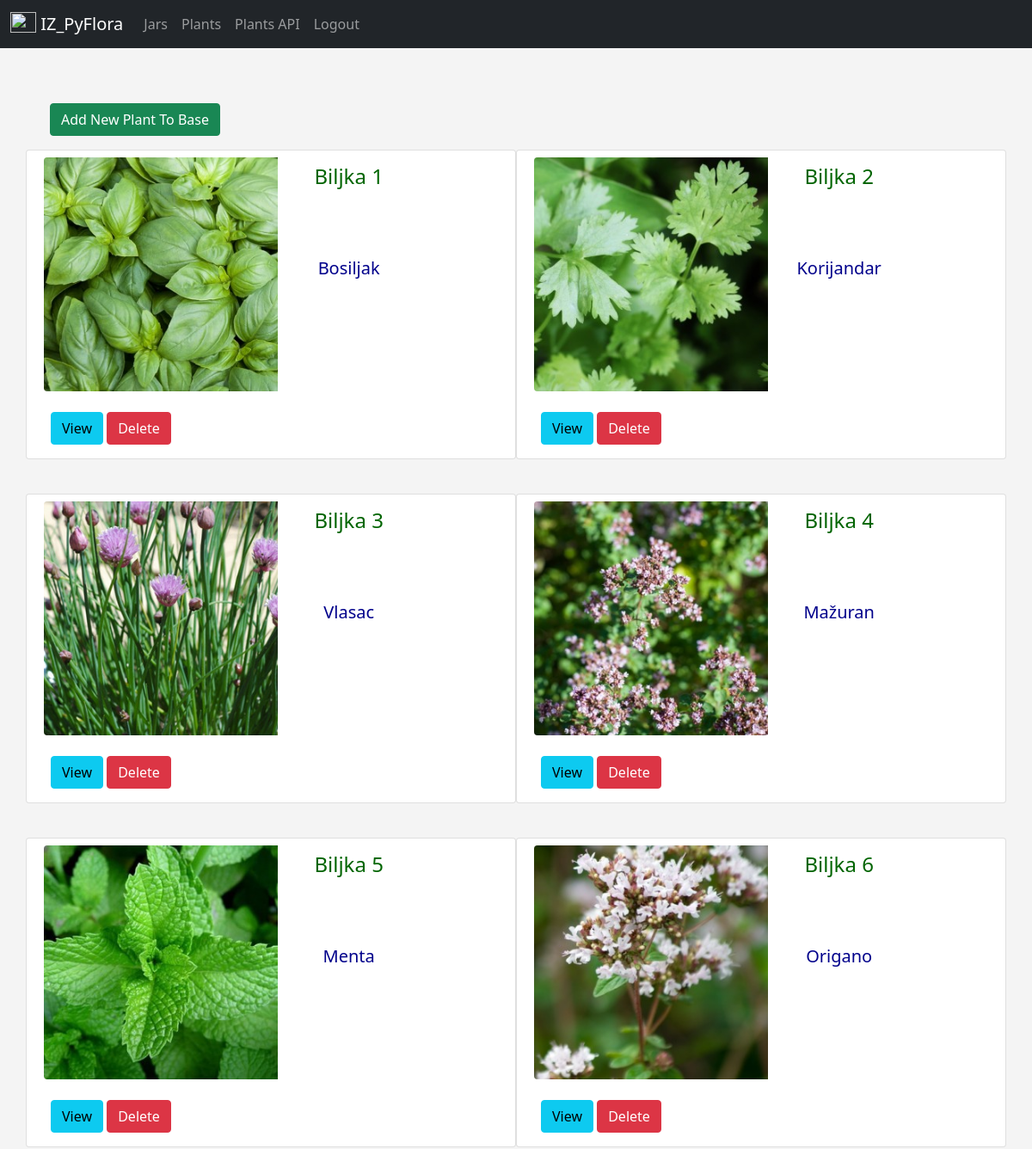
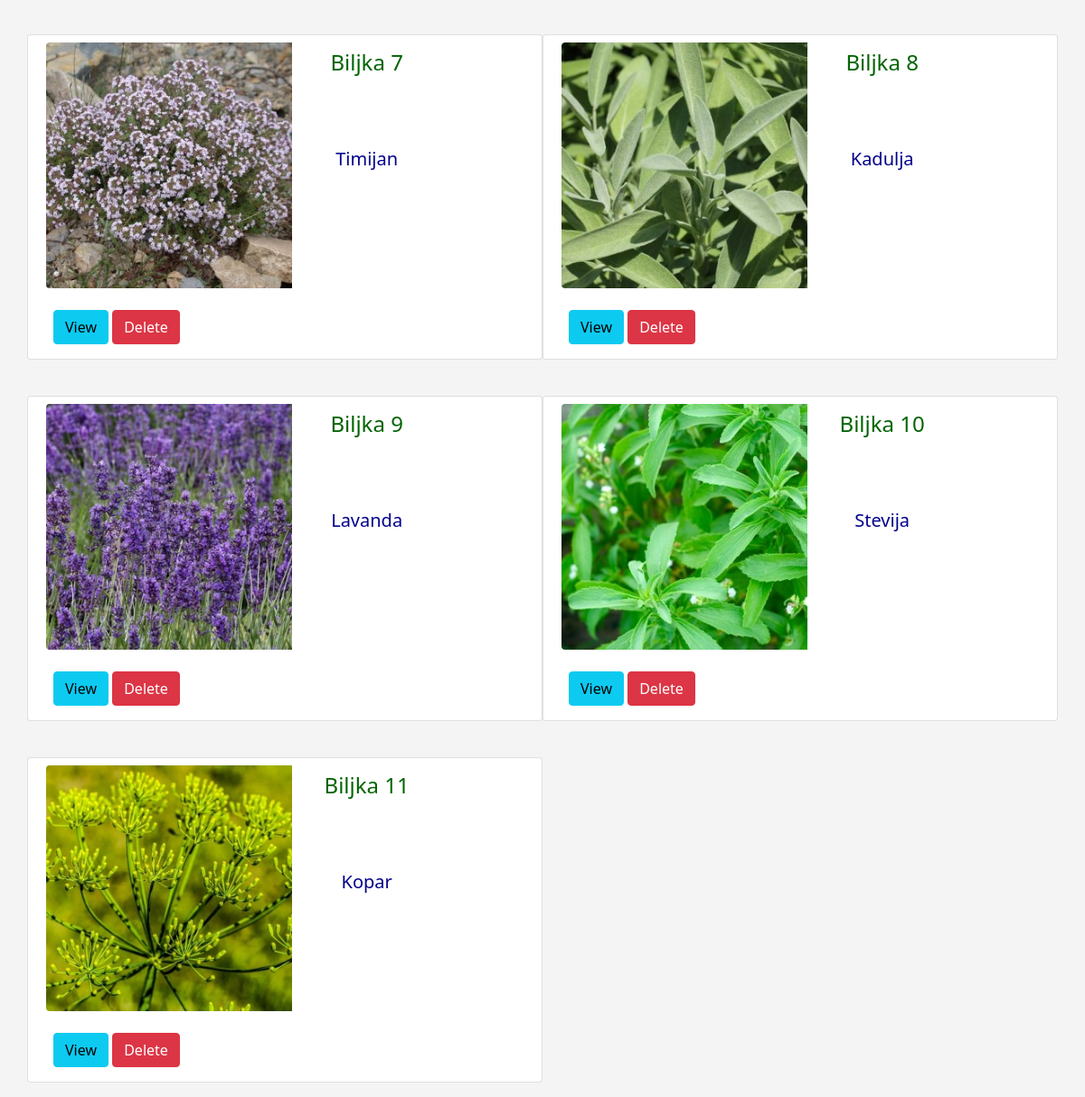
Page /plants (signed in) on the committed database (2 pictures, top to bottom).
### app/models.py (models this page shows, shortened)
class Plant(db.Model):
    id = db.Column(db.Integer, primary_key=True)
    name = db.Column(db.String(300), nullable=False, default='Plantless')
    photo = db.Column(db.String(300), nullable=False, default='default.jpg')
    details = db.Column(db.Text, default='Malo teksta o biljci ovdje...')
    temperature = db.Column(db.Integer, nullable=False, default=10)
    phf = db.Column(db.Integer, nullable=False, default=7)
    humidity = db.Column(db.Integer, nullable=False, default=44)

### app/routes.py (the view)
@app.route('/plants')
@login_required
def plants():
    plants = Plant.query.order_by(Plant.id)
    return render_template('plants/plants.html',
                            plants=plants)

### app/models.py (called while the page is built)
@login_manager.user_loader
def load_user(user_id):
    return User.query.get(int(user_id))

### app/templates/plants/plants.html (shortened to what this page needs)
{% extends 'layout.html' %}
{% block content %}
<div class="card-body">
    <a href="{{ url_for('new_plant') }}" class="btn btn-success">Add New Plant To Base</a>
</div>
<div class="row row-cols-1 row-cols-md-2 g-4">
    {% for plant in plants %}
        <div class="card mb-3" style="max-width: 600px;">
            <div class="row g-0">
                <div class="col-md-6">
                    <img src="{{ url_for('static', filename='pics/' + plant.photo) }}" class="img-fluid rounded-start m-2 max-width-300 max-height-300" alt="...">
                </div>
                <div class="col-md-4">
                    <div class="card-body">
                        <center>
                            <h4 class="card-title">Biljka {{ plant.id }}</h4>
                        </center>
                        <br><br><br>
                        <center>
                            <h5> {{ plant.name }}</h5>
                        </center>
                    </div>
                </div>
            </div>
            <div class="card-body">
                <a href="{{ url_for('plant_details', plant_id=plant.id, plant_name=plant.name) }}" class="btn btn-info">View</a>
                <a href="{{ url_for('plant_to_delete', plant_id=plant.id) }}" class="btn btn-danger">Delete</a>
            </div>
        </div>
    {% endfor %}
{% endblock content %}

### app/static/css/styles.css (style rules this page uses)
h5 { color: darkblue; }
h4 { color: darkgreen; }
body { background: #f4f4f4 }

### rows in the picture
Plant: photo (picture), id "1", name "Bosiljak"
Plant: photo (picture), id "2", name "Korijandar"
Plant: photo (picture), id "3", name "Vlasac"
Plant: photo (picture), id "4", name "Mažuran"
Plant: photo (picture), id "5", name "Menta"
Plant: photo (picture), id "6", name "Origano"
Plant: photo (picture), id "7", name "Timijan"
Plant: photo (picture), id "8", name "Kadulja"
Plant: photo (picture), id "9", name "Lavanda"
Plant: photo (picture), id "10", name "Stevija"
Plant: photo (picture), id "11", name "Kopar"
